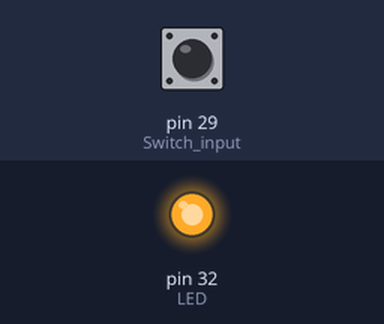
A program run on a simulated Raspberry Pi (header pin numbers). Shown: output pins drawn as LEDs (lit = HIGH). The test bench sets the inputs (shaded band); at power-on: pin 29 (Switch_input) HIGH. What the program prints to the terminal is not drawn.

Above: at 1.2 s.
1.3 s: pin 29 (Switch_input) pulled LOW for 0.15 s
At 1.37 s:
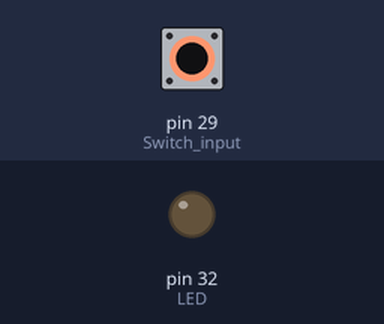
2.9 s: pin 29 (Switch_input) pulled LOW for 3.2 s
At 7.0 s:
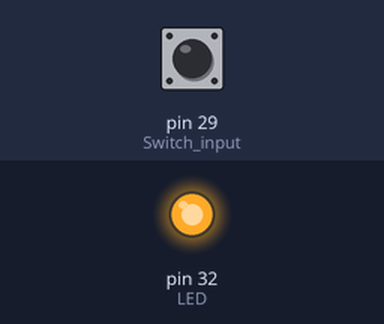
Timing chart, 0 to 8.5 s (numbered marks = the images above; inputs shaded):
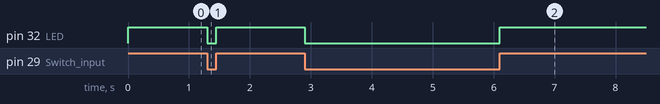

Measured:
- after the input at 1.3 s, pin 32 (LED): HIGH → LOW at once, → HIGH 0.15 s later
- after the input at 2.9 s, pin 32 (LED): HIGH → LOW at once, → HIGH 3.2 s later

The program:

test.py
```python
import RPi.GPIO as GPIO		#import RPi.GPIO module

LED = 32			#pin no. as per BOARD, GPIO18 as per BCM
Switch_input = 29		#pin no. as per BOARD, GPIO27 as per BCM
GPIO.setwarnings(False) 	#disable warnings
GPIO.setmode(GPIO.BOARD)	#set pin numbering format
GPIO.setup(LED, GPIO.OUT)	#set GPIO as output
GPIO.setup(Switch_input, GPIO.IN, pull_up_down=GPIO.PUD_UP)

while True:
    if(GPIO.input(Switch_input)):
        print("intruder detected")
        GPIO.output(LED,GPIO.HIGH)
    else:
        print("no one is here")
        GPIO.output(LED,GPIO.LOW)
```
